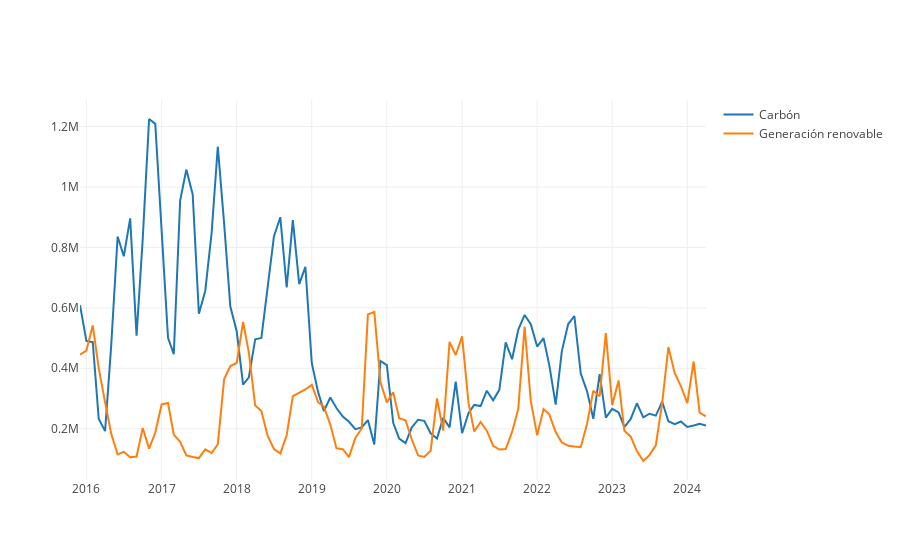

The code cell stored with this chart in its notebook:
### Code cell
def AnalisisEnergiasMensual(listaEnergias: Seq[String], df: DataFrame, año: String): Unit = {
  val dataFrameBalance = df.filter(date_format(col("FechaCompleta"),"yyyy") === año) //Elegimos año
  // Agrupar y calcular la media para datos renovables
  def calcularMediaMensual(df1: DataFrame, tipo: String): DataFrame = {
    df1.filter(col("Tipo") === tipo)
      .groupBy(date_format(col("FechaCompleta"), "yyyy-MM").as("Mes"))
      .agg(avg("Valor").as("ValorPromedio"))
      .orderBy("Mes")
  }

  val valores = listaEnergias.map(tipoEnergia => calcularMediaMensual(df, tipoEnergia))
  val seqFechas = valores.head.select("Mes").as[String].collect.toSeq
  val seqValores = valores.map(valor => valor.select("ValorPromedio").as[Double].collect.toSeq)

  val traces = listaEnergias.zip(seqValores).map { case (nombre, seqValor) =>
    Scatter(seqFechas, seqValor, name = nombre)
  }

  val data = traces
  plot(data)
}

val EnergiasParaAnalizar = Seq("Carbón","Generación renovable")

AnalisisEnergiasMensual(EnergiasParaAnalizar, balanceAsturias16_24, "2024")
